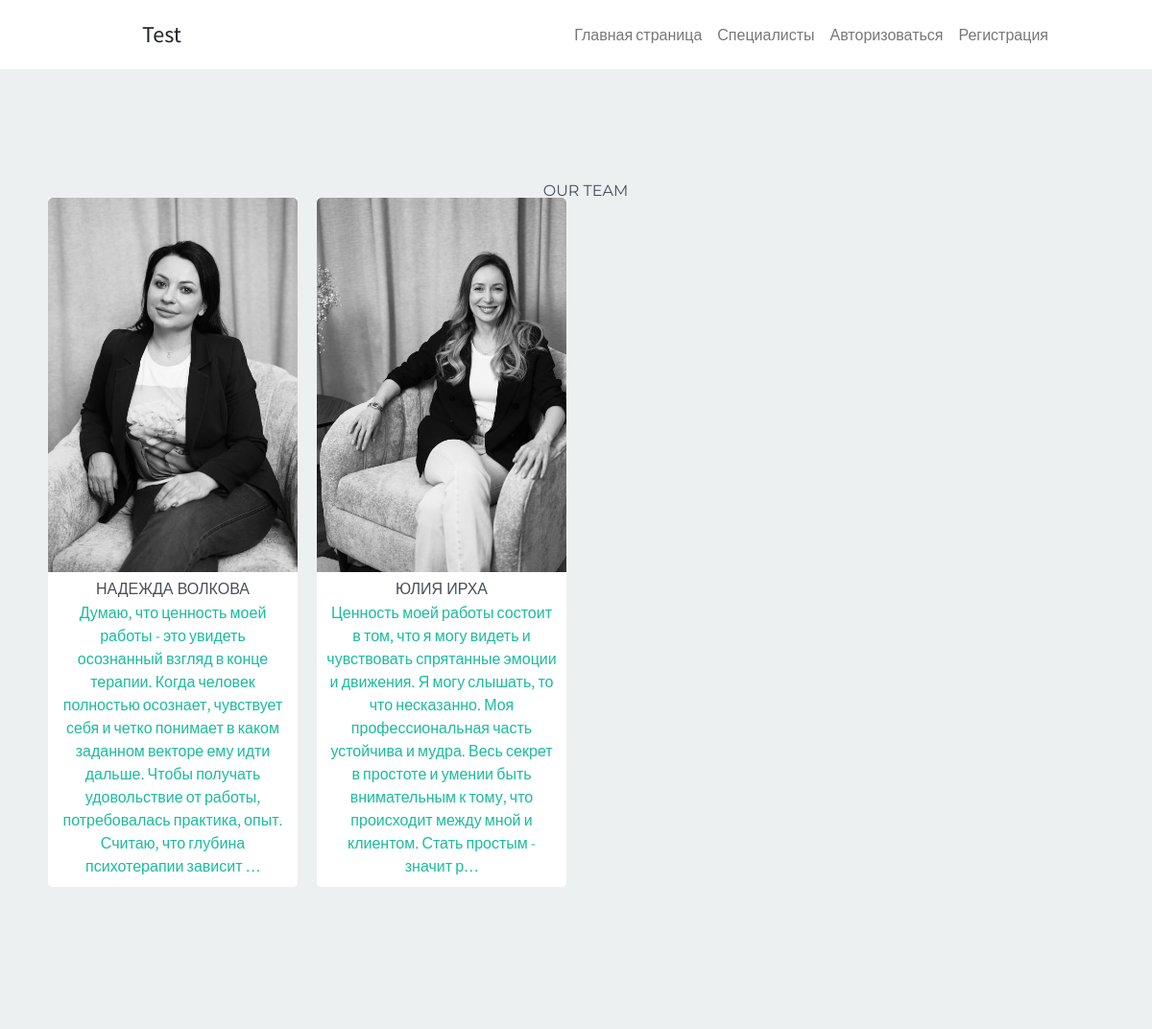
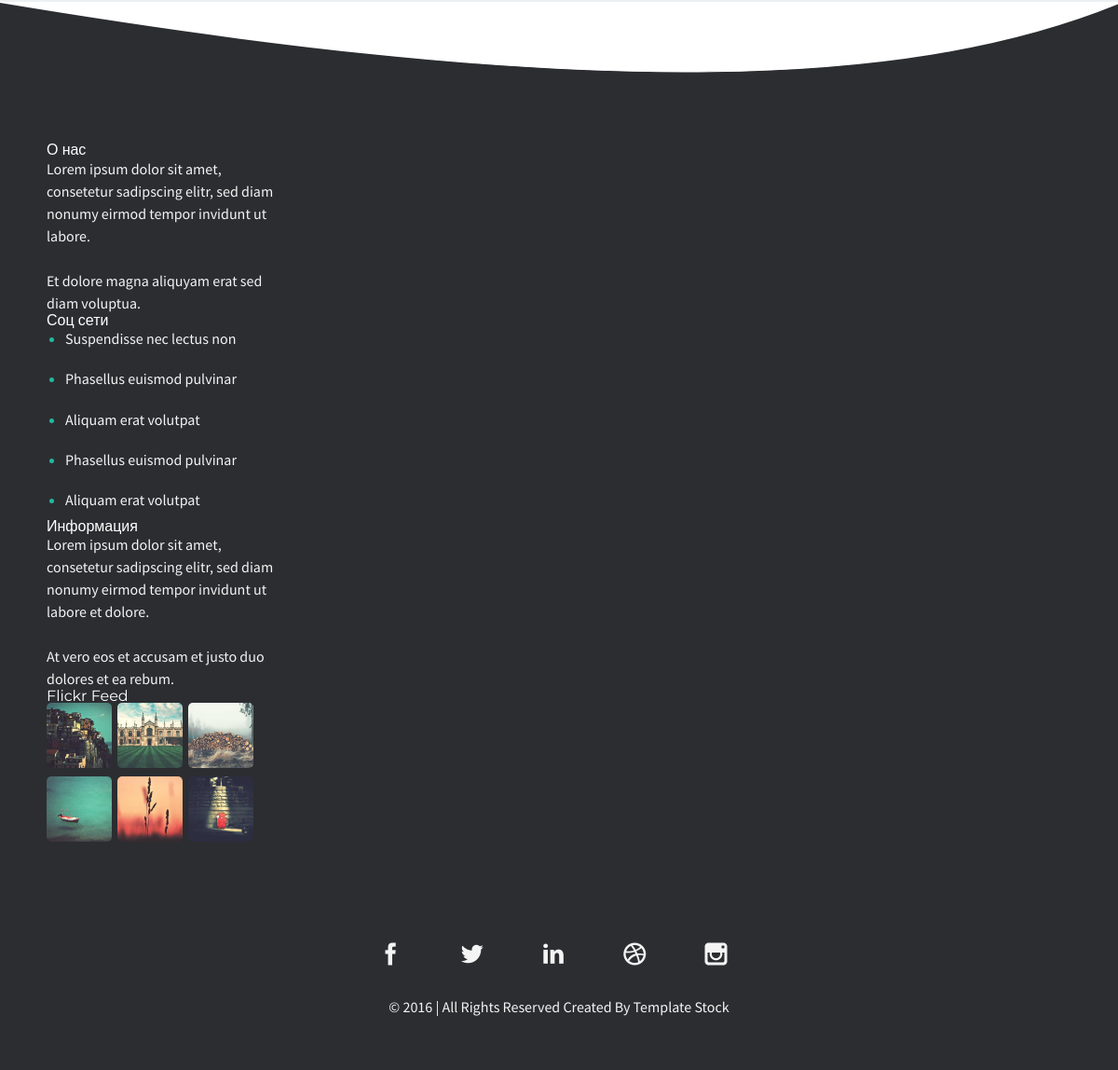
The page /employers/ on the database its author committed (2 pictures, top to bottom).
### employer/models.py (models this page shows, shortened)
class Employer(models.Model):
    name = models.CharField(
        verbose_name='ФИО',
        max_length=1000,
        blank=True,
        null=True)
    city = models.ForeignKey(
        'Location',
        verbose_name='Город',
        on_delete=models.CASCADE,
        blank=True,
        null=True)
    work = models.ManyToManyField(
        'Activity',
        verbose_name='Деятельность',
        related_name='activity',
        blank=True,
    )
    direction = models.ManyToManyField(
        'Category',
        verbose_name='Направление',
        related_name='category',
        blank=True,
    )
    description = models.TextField(
        verbose_name='Описание',
        max_length=1000,
        blank=True,
        null=True)
    education = models.ManyToManyField(
        'Education',
        verbose_name='Образование',
        related_name='education',
        blank=True,
    )
    experience = models.CharField(
        verbose_name='Стаж',
        max_length=1000,
        blank=True,
        null=True
    )
    cabinet = models.ManyToManyField(
        'Adress',
        verbose_name='Кабинет',
        related_name='adress',
        blank=True,
    )
    personal_consultation = models.CharField(
        verbose_name='Личная встреча',
        max_length=1000,
        blank=True,
        null=True
    )
    online_consultation = models.CharField(
        verbose_name='Онлайн-консультация',
        max_length=1000,
        blank=True,
        null=True
    )
    duration_consultation = models.CharField(
        verbose_name='Длительность консультации',
        max_length=1000,
        blank=True,
        null=True
    )
    couple_consultation_duration = models.CharField(
        verbose_name='Длительность консультации для пар',
        max_length=1000,
        blank=True,
        null=True
    )
    photo = models.ImageField(
        verbose_name='Фото',
        upload_to='photos/%Y/%m/%d/',
        blank=True,
        null=True
    )
    created = models.DateTimeField(
        verbose_name='Дата публикации',
        auto_now_add=True,
        blank=True,
    )
    updated = models.DateTimeField(
        verbose_name='Обновлено',
        auto_now=True,
        blank=True
    )
    is_published = models.BooleanField(
        verbose_name='Опубликовано',
        default=True,
        blank=True
    )
    class Meta:
        verbose_name = 'Специалист'
        verbose_name_plural = 'Специалисты'
        ordering = ['name']

### employer/views.py (the view)
# urls.py: path('employers/', views.employers, name='employers'), # список специолистов
def employers(request): # функция для покааза специалистов
    employers = Employer.objects.all() # передача в переменную все обьекты из базы специалистов
    return render(request, 'employer/employers.html', {'employers': employers})

### employer/templates/employer/employers.html (shortened to what this page needs)
{% extends 'base.html' %}
{% load static %}
{% block content %}
<div class="wrap team-wrap grey" id="team">
                    <div class="grid grid-pad">
                        <div class="content" >
                            <h2>Our Team</h2>
                            {% for i in employers %}
                            <div class="col-1-4" >
                                <div class="content staff-content">
                                    <div class="recent-work staff-img">
                                        <div class="img-wrap staff-img">
                                            <a href="{% url 'employer_detail' i.pk %}"><img src="{{ i.photo.url }}" alt=""></a>
                                        </div>
                                        <div class="work-info staff-info">
                                            <h5>{{ i.name }}</h5>
                                            <span>{{ i.description|truncatechars:300 }}</span>
                                        </div>
                                    </div>
                                </div>
                            </div>
                            {% endfor %}
                        </div>
                    </div>
                </div>
{% endblock %}

### static/assets/css/simplegrid.css (style rules this page uses)
*, *:after, *:before { -webkit-box-sizing: border-box; -moz-box-sizing: border-box; box-sizing: border-box; }
body { margin: 0px; }
[class*='col-'] { float: left; padding-right: 20px; }
.grid { width: 100%; max-width: 1140px; min-width: 755px; margin: 0 auto; overflow: hidden; }
.grid:after { content: ""; display: table; clear: both; }
.grid-pad { padding: 20px 0 0px 20px; }
.col-1-4, .col-3-12 { width: 25%; }

### static/assets/css/style.css (style rules this page uses)
*, *:before, *:after { box-sizing: border-box; }
.wrap { width: 100%; padding: 3.5em 0; }
.grey { background: #ECF0F1; padding: 100px 0 150px; }
a { color:#1abc9c; }
a, img, .overlay, input, textarea, .plan-wrap p, .filters .filter { -webkit-transition: all .12s linear; -moz-transition: all .12s linear; -o-transition: all .12s linear; transition: all .12s linear; }
body { font-size: 1em; line-height: 1.7em; color: #777777; font-weight: normal; }
body, input, textarea { font-family: 'Source Sans Pro', Helvetica, Arial, sans-serif; }
h1,h2,h3,h4,h5,h6, .navigation a, .btn, .filters .filter { font-family: 'Montserrat', Helvetica, Arial, sans-serif; }
h1,h2,h3,h4,h5,h6 { position: relative; margin: 1em 0 1.4em; color: #484f58; }
h1,h2 { text-transform: uppercase; }
h2 { font-size: 2.8em; line-height: .9em; }
h4,h5,h6 { font-size: 1.125em; line-height: .5em; }
.recent-work { background: #6578bc; background: -moz-linear-gradient(left, #6578bc 0%, #1abc9c 100%); background: -webkit-gradient(linear, left top, right top, color-stop(0%,#6578bc), color-stop(100%,#1abc9c)); background: -webkit-linear-gradient(left, #6578bc 0%,#1abc9c 100%); background: -o-linear-gradient(left, #6578bc 0%,#1abc9c 100%); background: -ms-linear-gradient(left, #6578bc 0%,#1abc9c 100%); background: linear-gradient(to right, #6578bc 0%,#1abc9c 100%); filter: progid:DXImageTransform.Microsoft.gradient( startColorstr='#6578bc', endColorstr='#1abc9c',GradientType=1 ); position: relative; margin-bottom: 1em; -webkit-border-radius: 5px; -moz-border-radius: 5px; border-radius: 5px; }
.recent-work a { position: relative; display: block; }
.recent-work img { width: 100%; margin-bottom: -9px; -webkit-border-radius: 5px; -moz-border-radius: 5px; border-radius: 5px; }
.recent-work .work-info { margin-top: 23px; }
.team-wrap { text-align: center; }
.staff-content { -webkit-border-radius: 5px; -moz-border-radius: 5px; border-radius: 5px; background: #fff; }
.staff-info { padding: 0 10px; }
.staff-info span { color:#1abc9c; }
.staff-img { position: relative; display: table; margin: 0 auto; background: #fff; }
.staff-img { position: relative; display: table; width: 100%; }
.staff-img img { width: 100%; border-radius: 5px 5px 0 0; }
.staff-content h5 { margin-bottom: .5em; }
.staff-content span { display: inline-block; margin-bottom: 10px; }

### rows shown on the page
Employer: photo (picture), name "НАДЕЖДА ВОЛКОВА", description "Думаю, что ценность моей работы - это увидеть осознанный взгляд в конце терапии. Когда человек полностью осознает, чувствует себя и четко понимает в каком заданном векторе ему идти дальше. Чтобы получать удовольствие от работы, потребовалась практика, опыт. Считаю, что глубина психотерапии зависит …"
Employer: photo (picture), name "ЮЛИЯ ИРХА", description "Ценность моей работы состоит в том, что я могу видеть и чувствовать спрятанные эмоции и движения. Я могу слышать, то что несказанно. Моя профессиональная часть устойчива и мудра. Весь секрет в простоте и умении быть внимательным к тому, что происходит между мной и клиентом. Стать простым - значит р…"
